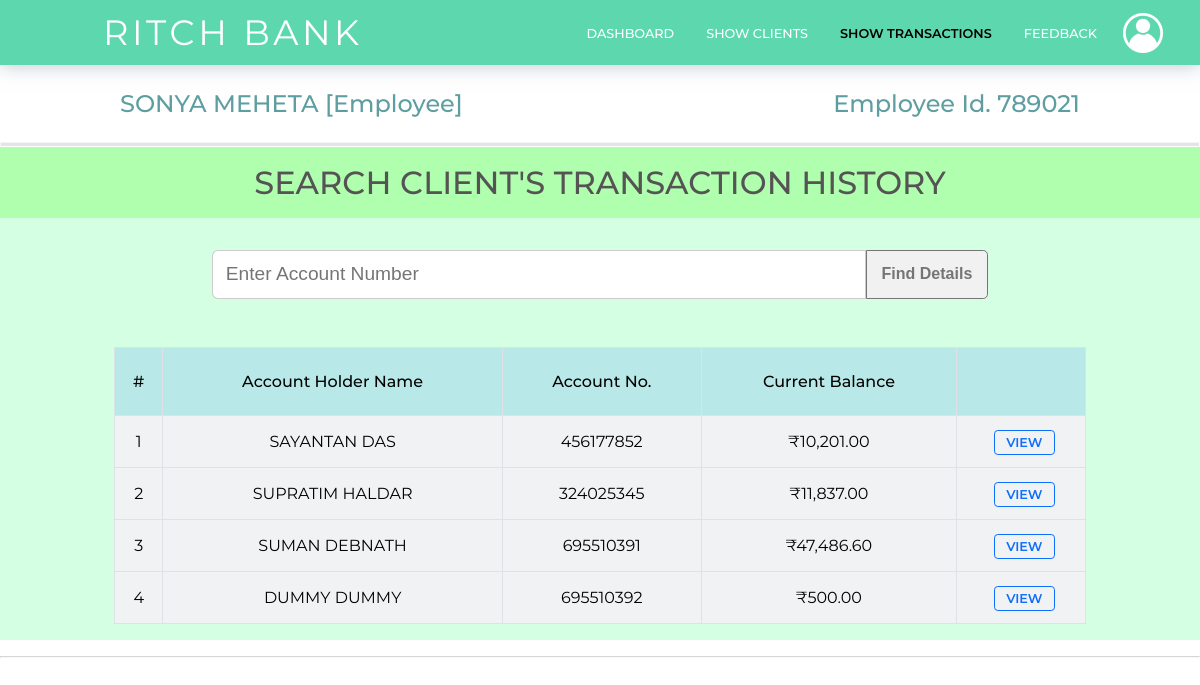
The app's page /employee/transaction-list.php (signed in) with its own data.
### tables this page shows
CREATE TABLE `employeeaccounts` (
  `id` int(50) NOT NULL,
  `first_name` varchar(50) NOT NULL,
  `last_name` varchar(50) NOT NULL,
  `email` varchar(50) NOT NULL,
  `password` varchar(255) NOT NULL,
  `contact_no` bigint(50) NOT NULL,
  `aadhaar_no` bigint(50) NOT NULL,
  `dob` date NOT NULL,
  `address` varchar(255) NOT NULL,
  `emp_id` bigint(50) NOT NULL,
  `city` varchar(50) NOT NULL,
  `district` varchar(50) NOT NULL,
  `state` varchar(50) NOT NULL,
  `date` datetime NOT NULL
);

CREATE TABLE `clientaccounts` (
  `id` int(4) NOT NULL,
  `email` varchar(30) NOT NULL,
  `password` varchar(255) NOT NULL,
  `first_name` varchar(50) NOT NULL,
  `last_name` varchar(50) NOT NULL,
  `gender` varchar(50) NOT NULL,
  `dob` date NOT NULL,
  `balance` double NOT NULL,
  `aadhaar_no` bigint(50) NOT NULL,
  `contact_no` bigint(50) NOT NULL,
  `state` varchar(50) NOT NULL,
  `district` varchar(50) NOT NULL,
  `city` varchar(50) NOT NULL,
  `pincode` int(50) NOT NULL,
  `address` varchar(255) NOT NULL,
  `source` varchar(50) NOT NULL,
  `account_no` bigint(50) NOT NULL,
  `account_type` varchar(50) NOT NULL,
  `branch_id` int(50) NOT NULL,
  `date` datetime NOT NULL
);

### employee/transaction-list.php (the view, shortened to what this page needs)
<?php
    include "../backend/connect.php";
?>
<!DOCTYPE html>
<html>
<head>
    <link href = "../css/style.css" rel="stylesheet"></link>
</head>
<body>
    <header>
        <hi class="logo">RITCH BANK</hi>
        <nav>
            <ul>
                <li><a href="employee-dashboard.php">Dashboard</a></li>
                <li><a href="client-list.php">Show Clients</a></li>
                <li><a href="#/" class="active-link">Show Transactions</a></li>
                <li><a href="#">Feedback</a></li>
            </ul>
        </nav>
        <div class="login">
            <ul>
                <li><a href="#/"><img class="profile-icon" src="../img/Profile-icon.png" alt="NO img"></a>
                </li>
            </ul>
        </div>
    </header>
    <main>
        <section class="breadcrumbs">
            <div class="breadcrumbs-title">
                <?php
                        $ar = $con->query("SELECT * FROM `employeeAccounts` WHERE `id` = '$_SESSION[employeeId]' LIMIT 1");
                        $userData = $ar->fetch_assoc();
                        echo "  <h2>".$userData['first_name']." ".$userData['last_name']." [Employee]</h2>
                                <h2>Employee Id. ".$userData['emp_id']."</h2>";
                    ?>
            </div>
        </section>
        <hr class="breadcrumbs-hr">
        <section class="container-color-tables">
            <h1>Search Client's Transaction History</h1>
            <div class="container">
                <form action="" method="post" class="search-control">
                    <input type="number" class="search-bar" name="account_no" placeholder="Enter Account Number" required/>
                    <button class="btn btn-find" name="find-client" type="submit">Find Details</button>
                </form>
            </div>
        </section>
        <section class="container-color-tables">
            <div class="container">
                <table>
                    <thead>
                        <tr>
                            <th scope="col">#</th>
                            <th scope="col">Account Holder Name</th>
                            <th scope="col">Account No.</th>
                            <th scope="col">Current Balance</th>
                            <th scope="col"></th>
                        </tr>
                    </thead>
                    <tbody>
                        <?php
                            $i=0;
                            $array = $con->query("SELECT * FROM `clientAccounts` ORDER BY `clientAccounts`.`id` ASC");
                            if ($array->num_rows > 0)
                            {
                                while ($row = $array->fetch_assoc())
                                {
                                    $i++;
                                    echo "<tr>
                                            <td scope='row'>".$i."</td>
                                            <td>".$row['first_name']." ".$row['last_name']."</td>
                                            <td>".$row['account_no']."</td>
                                            <td class='balCurrent'></td>";
                                            ?>
                                            <?php
                                    echo  " <td>
                                                <a class='btn btn-view' id='btn-view-table' href='transaction-details.php?account_no=".$row['account_no']."' title='View More info'>View</a>
                                            </td>
                                        </tr>";
                                }
                            }
                        ?>
                    </tbody>
                </table>
            </div>
        </section>
        <hr>
    </main>
    <footer></footer>
</body>
</html>

### records on screen
employeeaccounts: first_name "SONYA", last_name "MEHETA", emp "789021"
clientaccounts: first_name "SAYANTAN", last_name "DAS", account_no "456177852"
clientaccounts: first_name "SUPRATIM", last_name "HALDAR", account_no "324025345"
clientaccounts: first_name "SUMAN", last_name "DEBNATH", account_no "695510391"
clientaccounts: first_name "DUMMY", last_name "DUMMY", account_no "695510392"
